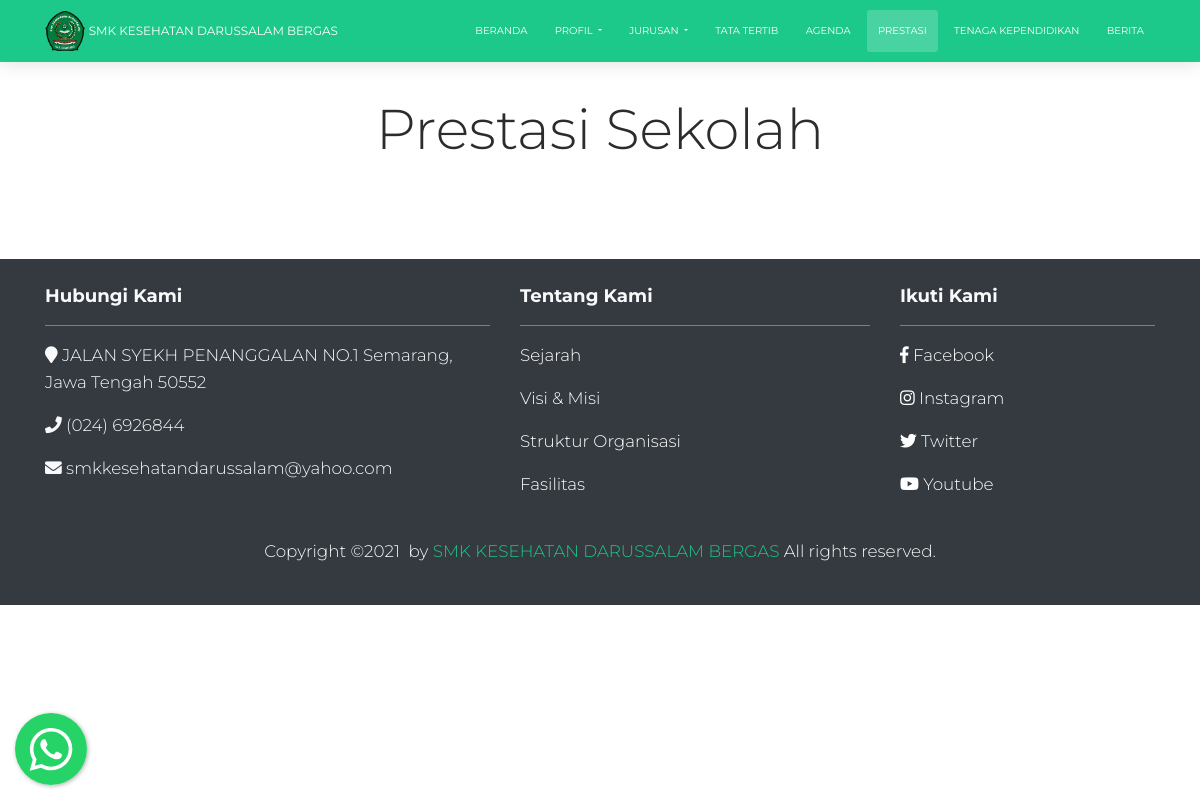
Page /index.php/profil/prestasisekolah on the earlier database version.
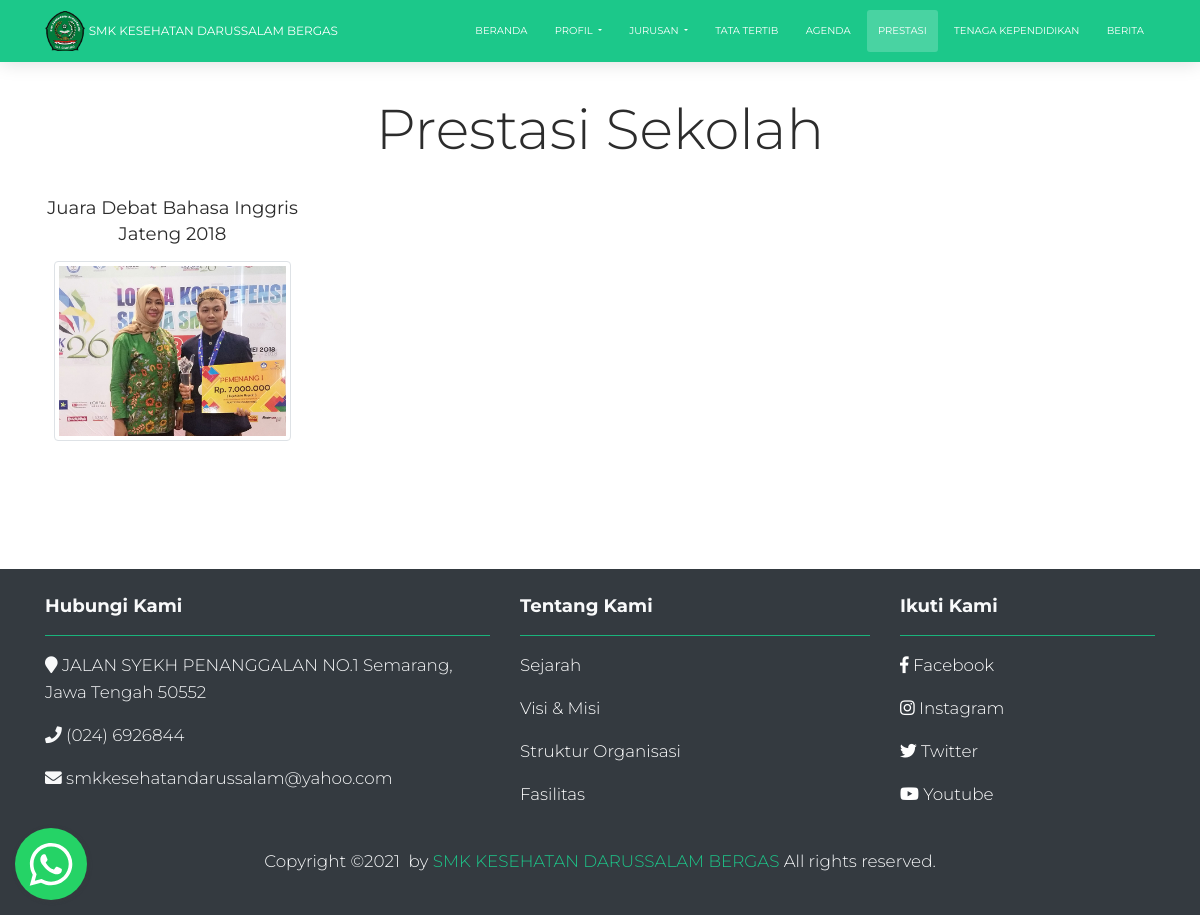
Same page on the later database version.
### tables this page shows
CREATE TABLE `prestasi` (
  `id` int(11) NOT NULL,
  `name` text NOT NULL,
  `content` text NOT NULL,
  `photo` text NOT NULL
);

### application/controllers/Profil.php (called while the page is built, shortened)
<?php
class Profil extends CI_Controller {
	public function __construct()
	{
		$this->load->model('fasilitas_model', 'fasilitas');
		$this->load->model('ekstra_model', 'ekstra');
		$this->load->model('prestasi_model', 'prestasi');
		$this->load->model('struktur_model', 'struktur');
		$this->load->model('sejarah_model', 'sejarah');
		$this->load->model('visimisi_model', 'visimisi');
		$this->load->model('kepsek_model', 'kepsek');
		$this->load->model('pegawai_model', 'pegawai');
		$this->load->model('guru_model', 'guru');
	}
	public function prestasisekolah()
	{
		$data['title']		= 'Prestasi Sekolah';
		$data['page']		= 'profil/prestasisekolah';
		$data['prestasi'] = $this->prestasi->getAllPrestasiUnik();
		$this->load->view('front/layouts/main', $data);
	}
}

### index.php (called while the page is built, shortened)
<?php
require_once BASEPATH.'core/CodeIgniter.php';

### application/models/Prestasi_model.php (called while the page is built, shortened)
<?php
class Prestasi_model extends CI_Model {
	public function getAllPrestasiUnik()
	{
		return $this->db->query("select id,name, content, photo, replace(name , ' ','') unik from prestasi")->result();
	}
}

### application/views/front/pages/profil/prestasisekolah.php (the view, shortened to what this page needs)
<div class="prestasi mt-5 mb-5 pb-5 pt-5">
	<div class="container">
	<h1 class="display-4 my-auto text-center">Prestasi Sekolah</h1>
		<div class="row text-center">
			<?php foreach ($prestasi as $f) : ?>
				<div class="col-lg-3 col-md-6 col-sm-6 col-xs-12 p-2 my-4">
					<h5 class="text-center"><?= $f->name ?></h5>
					<img style="height:180px" src="<?= base_url('img/prestasi/' . $f->photo) ?>" class="img-thumbnail" data-toggle="modal" data-target="#<?= $f->unik ?>">
				</div>
			<?php endforeach ?>
		</div>
	</div>
</div>

Differences in the rows shown:
added prestasi: name "Juara Debat Bahasa Inggris Jateng 2018", photo (picture)
